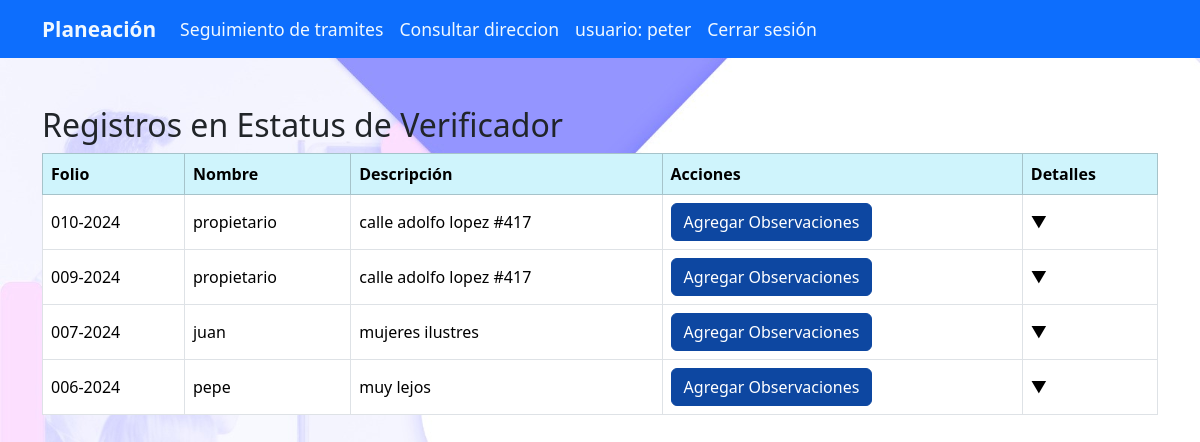
Page /php/verificador/verificador.php (signed in) on the earlier database version.
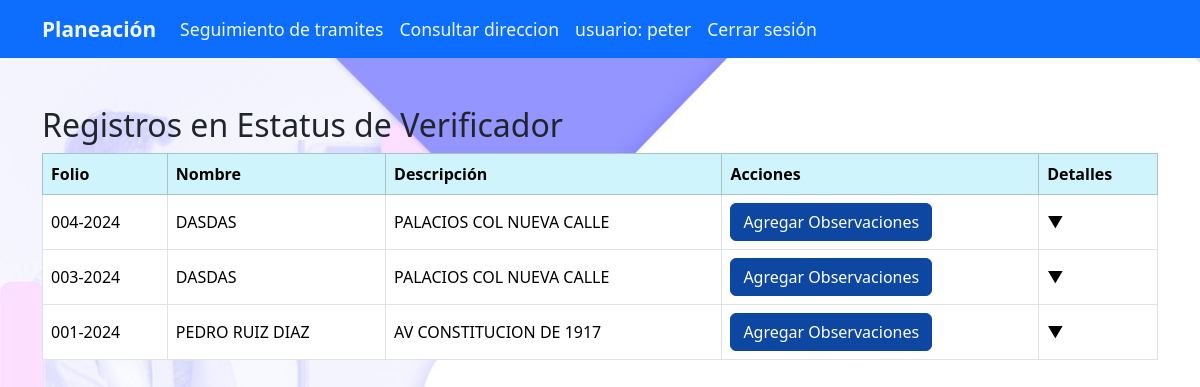
Same page on the later database version.
### tables this page shows
CREATE TABLE `formulario` (
  `folio` varchar(11) NOT NULL,
  `nombre_propietario` varchar(100) NOT NULL,
  `direccion` varchar(255) NOT NULL,
  `localidad` varchar(100) NOT NULL,
  `tipo_tramite` varchar(100) NOT NULL,
  `fecha_ingreso` date NOT NULL,
  `nombre_solicitante` varchar(100) NOT NULL,
  `telefono` varchar(15) NOT NULL,
  `correo` varchar(100) NOT NULL,
  `usuario_recibe` varchar(100) NOT NULL,
  `observaciones` text DEFAULT NULL,
  `fecha_entrega_estimada` date DEFAULT NULL,
  `coordenadas` varchar(255) DEFAULT NULL,
  `ubicacion` varchar(255) DEFAULT NULL,
  `imagen_referencia` varchar(255) DEFAULT NULL,
  `otro_contacto` varchar(100) DEFAULT NULL,
  `estatus` varchar(30) NOT NULL,
  `created_at` timestamp NOT NULL DEFAULT current_timestamp(),
  `updated_at` timestamp NOT NULL DEFAULT current_timestamp() ON UPDATE current_timestamp()
);

### php/verificador/verificador.php (the view, shortened to what this page needs)
<?php
$conn = connection();
$sql = "SELECT * FROM `formulario` WHERE estatus = 'verificador' ORDER BY `folio` DESC";
$result = $conn->query($sql);
?>
<!DOCTYPE html>
<html lang="en">
<head>
    <link href="https://cdn.jsdelivr.net/npm/bootstrap@5.3.2/dist/css/bootstrap.min.css" rel="stylesheet">
      <link rel="stylesheet" href="../../css/globals.css">
      <link rel="stylesheet" href="../../css/ventanilla.css">
</head>
<body>
    <?php include ('navbar.php')?>
    <div class="container mt-5">
        <h2>Registros en Estatus de Verificador</h2>
        <table class="table table-bordered table-hover">
            <thead class="table-info">
                <tr>
                    <th>Folio</th>
                    <th>Nombre</th>
                    <th>Descripción</th>
                    <th>Acciones</th>
                    <th>Detalles</th>
                </tr>
            </thead>
            <tbody>
                <?php if ($result && $result->num_rows > 0): ?>
                    <?php while ($row = $result->fetch_assoc()): ?>
                        <tr>
                            <td><?php echo $row['folio']; ?></td>
                            <td><?php echo $row['nombre_propietario']; ?></td>
                            <td><?php echo $row['direccion']; ?></td>
                            <td>
                                <?php if ($row['estatus'] !== 'ventanilla'): ?>
                                    <button type="button" class="btn btn-primary" data-bs-toggle="modal" data-bs-target="#modal-<?php echo $row['folio']; ?>">
                                        Agregar Observaciones
                                    </button>
                                <?php endif; ?>
                            </td>
                            <td>
                                <span class="collapse-toggle" data-bs-toggle="collapse" data-bs-target="#details-<?php echo $row['folio']; ?>" aria-expanded="false" aria-controls="details-<?php echo $row['folio']; ?>">
                                    &#9660;
                                </span>
                            </td>
                        </tr>
                    <?php endwhile; ?>
                <?php else: ?>
                    <tr>
                        <td colspan="5">No se encontraron registros.</td>
                    </tr>
                <?php endif; ?>
            </tbody>
        </table>
    </div>
</body>
</html>

### php/verificador/navbar.php (shortened to what this page needs)
<?php
$username = $_SESSION["username"];
?>
<nav class="navbar navbar-expand-lg navbar-dark bg-primary">
  <div class="container">
    <a class="navbar-brand" href="verificador.php">Planeación</a>
    <div class="collapse navbar-collapse" id="navbarNav">
      <ul class="navbar-nav ml-auto">
        <li class="nav-item">
          <a class="nav-link" href="verificador.php">Seguimiento de tramites</a>
        </li>
        <li class="nav-item">
          <a class="nav-link" href="direccion.php">Consultar direccion</a>
        </li>
          <a class="nav-link" href="PerfilV.php">usuario: <?php echo $username; ?></a>
      </ul>
      <ul class="navbar-nav">
        <li class="nav-item">
          <a class="nav-link" href="../cerrar_sesion.php">Cerrar sesión</a>
        </li>
      </ul>
    </div>
  </div>
</nav>

### css/globals.css (style rules this page uses)
*, *::before, *::after { box-sizing: border-box; margin: 0; padding: 0; }
body { font-family: system-ui, -apple-system, BlinkMacSystemFont, 'Segoe UI', Roboto, Oxygen, Ubuntu, Cantarell, 'Open Sans', 'Helvetica Neue', sans-serif; background-image: url(../img/bg.jpg); background-size: cover; }

### css/ventanilla.css (style rules this page uses)
body { background-color: #f0f8ff; }
.btn-primary { background-color: #0d47a1; border-color: #0d47a1; transition: all 0.3s ease-in-out; }

### php/verificador/verificador.php (style rules this page uses)
.collapse-toggle { cursor: pointer; }
.btn-primary { background-color: #0056b3; border-color: #004494; }
.table th, .table td { vertical-align: middle; }

### php/verificador/navbar.php (style rules this page uses)
.navbar-brand { font-size: 1.3rem; font-weight: bold; color: #f0f8ff; }
.navbar-nav .nav-link { font-size: 1.1rem; color: #f0f8ff; }

Differences in the rows shown:
removed formulario: folio "010-2024", nombre_propietario "propietario", direccion "calle adolfo lopez #417"
removed formulario: folio "009-2024", nombre_propietario "propietario", direccion "calle adolfo lopez #417"
removed formulario: folio "007-2024", nombre_propietario "juan", direccion "mujeres ilustres"
removed formulario: folio "006-2024", nombre_propietario "pepe", direccion "muy lejos"
now on this page (row edited): formulario: folio "004-2024", nombre_propietario "DASDAS", direccion "PALACIOS COL NUEVA CALLE"
now on this page (row edited): formulario: folio "003-2024", nombre_propietario "DASDAS", direccion "PALACIOS COL NUEVA CALLE"
now on this page (row edited): formulario: folio "001-2024", nombre_propietario "PEDRO RUIZ DIAZ", direccion "AV CONSTITUCION DE 1917"
